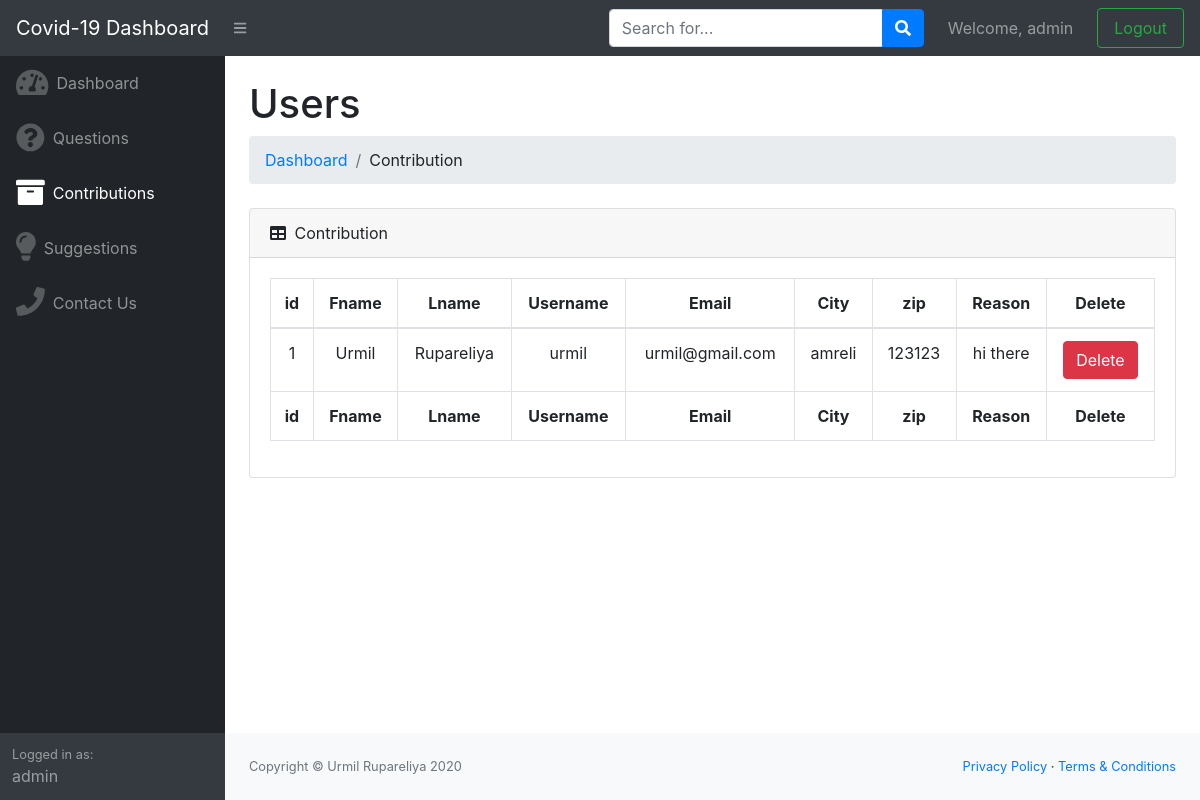
The page /admin/admin-contribution.php (signed in) on the database as committed earlier.
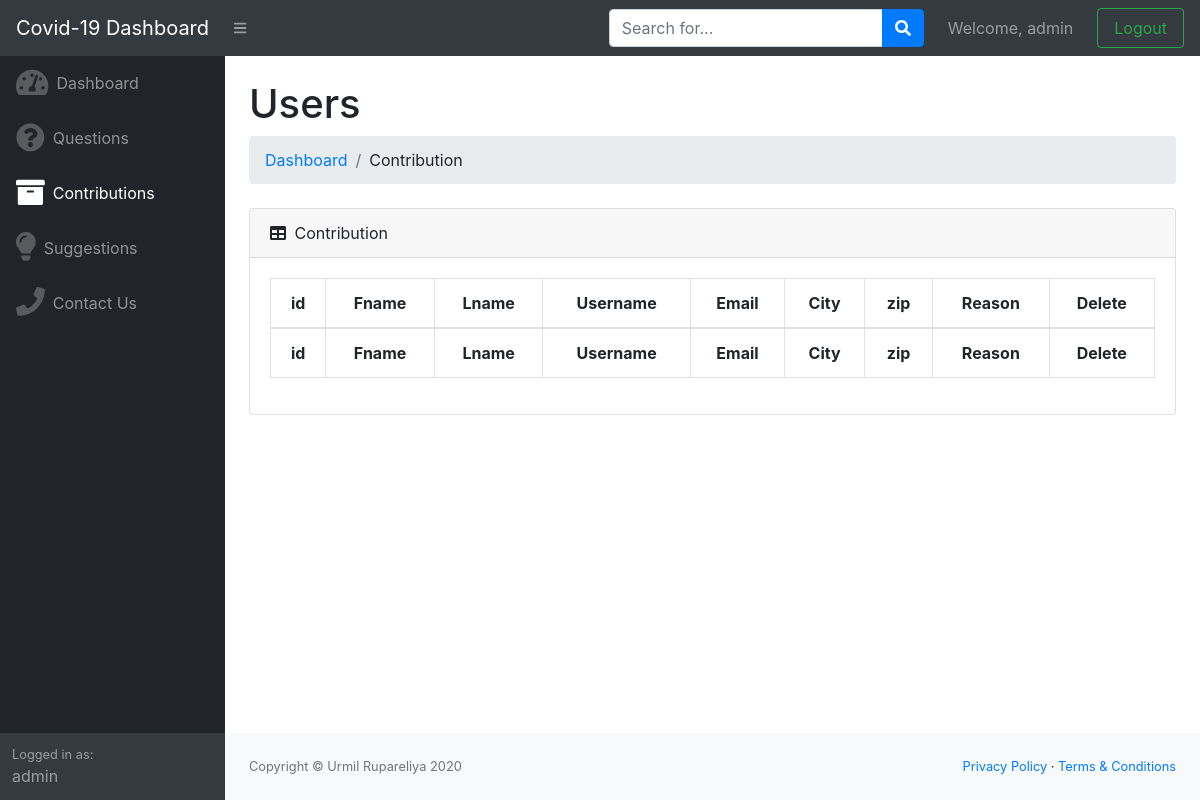
The same page on the database as committed later.
### tables this page shows
CREATE TABLE `contra` (
  `contra_id` int(11) NOT NULL,
  `name` varchar(255) NOT NULL,
  `email` varchar(255) NOT NULL,
  `mobile` varchar(255) NOT NULL,
  `amount` int(255) NOT NULL,
  `reason` varchar(255) NOT NULL
);

### admin/admin-contribution.php (the view, shortened to what this page needs)
<?php include "admin-header.php"; ?>
<?php
$query = "SELECT * FROM `contra`";
$result = mysqli_query($conn, $query);
?>
<div id="layoutSidenav_content">
    <main>
        <div class="container-fluid">
            <h1 class="mt-4">Users</h1>
            <ol class="breadcrumb mb-4">
                <li class="breadcrumb-item"><a href="index.php">Dashboard</a></li>
                <li class="breadcrumb-item">Contribution</li>
            </ol>
            <div class="card mb-4">
                <div class="card-header">
                    <i class="fas fa-table mr-1"></i>
                    Contribution
                </div>
                <div class="card-body">
                    <div class="table-responsive text-center">
                        <table class="table table-bordered" id="dataTable" width="100%" cellspacing="0">
                            <thead>
                                <tr>
                                    <th>id</th>
                                    <th>Fname</th>
                                    <th>Lname</th>
                                    <th>Username</th>
                                    <th>Email</th>
                                    <th>City</th>
                                    <th>zip</th>
                                    <th>Reason</th>
                                    <th>Delete</th>
                                </tr>
                            </thead>
                            <tfoot>
                                <tr>
                                    <th>id</th>
                                    <th>Fname</th>
                                    <th>Lname</th>
                                    <th>Username</th>
                                    <th>Email</th>
                                    <th>City</th>
                                    <th>zip</th>
                                    <th>Reason</th>
                                    <th>Delete</th>
                                </tr>
                            </tfoot>
                            <tbody>
                                <?php
                                while ($row = mysqli_fetch_assoc($result)) {
                                ?>
                                    <tr>
                                        <td><?php echo $row['id']; ?></td>
                                        <td><?php echo $row['fname']; ?></td>
                                        <td><?php echo $row['lname']; ?></td>
                                        <td><?php echo $row['username']; ?></td>
                                        <td><?php echo $row['email']; ?></td>
                                        <td><?php echo $row['city']; ?></td>
                                        <td><?php echo $row['zip']; ?></td>
                                        <td><?php echo $row['reason']; ?></td>
                                        <td><a href="admin-contribution.php?cdid=<?php echo $row['id']; ?>"><button type="button" class="btn btn-danger">Delete</button></a>
                                    </tr>
                                <?php
                                }
                                ?>
                            </tbody>
                        </table>
                    </div>
                </div>
            </div>
        </div>
    </main>
    <?php include "admin-footer.php"; ?>

Rows that differ between the two databases and show on the page:
removed contra: id "1", fname "Urmil", lname "Rupareliya", username "urmil", email "urmil@gmail.com", city "amreli", zip "123123", reason "hi there"
